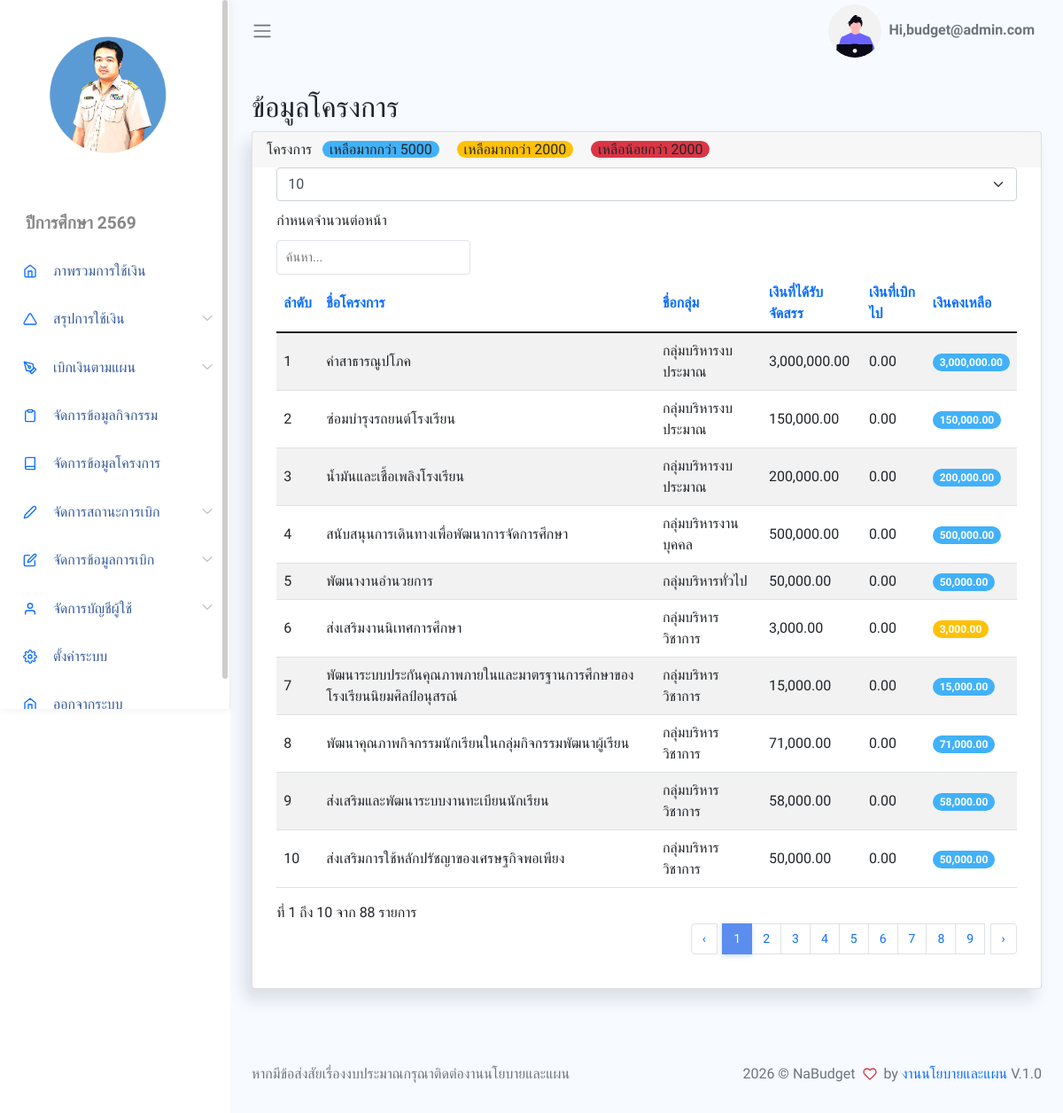
The page /App/Views/showProject.php (signed in) on the database its author committed.
### tables this page shows
CREATE TABLE `setting` (
  `set_id` int(1) NOT NULL,
  `sys_name` varchar(255) NOT NULL,
  `school_name` varchar(255) NOT NULL,
  `logo_url` varchar(255) NOT NULL,
  `title_name` varchar(255) NOT NULL,
  `year_name` varchar(255) NOT NULL,
  `dir_name` varchar(255) NOT NULL,
  `man_name` varchar(255) NOT NULL,
  `plan_name` varchar(255) NOT NULL,
  `menu_project` int(1) NOT NULL,
  `menu_activity` int(1) NOT NULL,
  `menu_payplan` int(1) NOT NULL,
  `created_at` datetime DEFAULT current_timestamp()
);

CREATE TABLE `project` (
  `pro_id` int(11) NOT NULL COMMENT 'รหัสโครงการ',
  `pro_code` varchar(50) NOT NULL COMMENT 'เลขรหัสโครงการ',
  `pro_name` varchar(255) NOT NULL COMMENT 'ชื่อโครงการ',
  `pro_user` varchar(255) NOT NULL COMMENT 'ผู้รับผิดชอบโครงการ',
  `dep_id` int(11) NOT NULL COMMENT 'รหัสกลุ่ม',
  `man_id` int(11) NOT NULL COMMENT 'รหัสกลุ่มบริหาร',
  `create_at` datetime DEFAULT current_timestamp() COMMENT 'วดปเพิ่มข้อมูล'
);

CREATE TABLE `department` (
  `dep_id` int(11) NOT NULL COMMENT 'รหัสกลุ่ม',
  `dep_name` varchar(100) NOT NULL COMMENT 'ชื่อกลุ่ม',
  `dep_user` varchar(100) NOT NULL COMMENT 'ชื่อหัวหน้ากลุ่ม',
  `dep_pos` varchar(100) NOT NULL COMMENT 'ตำแหน่ง',
  `man_id` int(11) NOT NULL
);

### App/Views/showProject.php (the view, shortened to what the rows shown need)
<?php
require_once BASE_PATH . "/App/Inc/header.php";
require_once BASE_PATH . "/App/Inc/sidebar.php";
?>
<div class="main-content container-fluid">
  <section class="section">
    <div class="card">
      <div class="card-body">
        <table class='table table-striped' id="table1">
          <thead>
            <tr>
              <th>ลำดับ</th>
              <th>ชื่อโครงการ</th>
              <th>ชื่อกลุ่ม</th>
              <th>เงินที่ได้รับจัดสรร</th>
              <th>เงินที่เบิกไป</th>
              <th>เงินคงเหลือ</th>
            </tr>
          </thead>
          <tbody>
            <form proion="" method="get">
              <?php
              $projectObj = new Project();
              $projects = $projectObj->getProByGroup();
              $pay = 0;
              foreach ($projects as $project) {
                echo "
                  <tr>
                    <td>{$project['pro_id']}</td>
                    <td>{$project['pro_name']}</td>
                    <td>{$project['dep_name']}</td>
                ";
                echo "<td>" . number_format($project['pro_money'], 2) . "</td>";
                if ($project['pro_money'] == $project['pro_balance']) {
                  $a = 0;
                } elseif ($project['pro_balance'] == 0) {
                  $pay += $project['pro_money'];
                  $a = $project['pro_money'];
                } elseif ($project['pro_balance'] < 0) {
                  $pay += $project['pro_money'] + abs($project['pro_balance']);
                  $a = $project['pro_money'] + abs($project['pro_balance']);
                } else {
                  $pay += $project['pro_balance'];
                  $a = $project['pro_money'] - $project['pro_balance'];
                }
                echo "<td>" . number_format($a, 2) . "</td>";
                if ($project['pro_balance'] >= 5000) {
                  echo "<td ><span class='badge bg-info round'>" . number_format($project['pro_balance'], 2) . "</span></td></tr>";
                } elseif ($project['pro_balance'] >= 2000) {
                  echo "<td ><span class='badge bg-warning round'>" . number_format($project['pro_balance'], 2) . "</span></td></tr>";
                } else {
                  echo "<td ><span class='badge bg-danger round'>" . number_format($project['pro_balance'], 2) . "</span></td></tr>";
                }
              }
              ?>
            </form>
          </tbody>
        </table>
      </div>
    </div>
  </section>
</div>
<?php require_once BASE_PATH . "/App/Inc/footer.php"; ?>

### App/Inc/sidebar.php (shortened to what the rows shown need)
<?php
$settingObj = new Setting();
$settings = $settingObj->getSetting();
?>
<body>
    <div id="app">
        <div id="sidebar" class='active'>
            <div class="sidebar-wrapper active">
                <div class="sidebar-header" style="text-align:center">
                    <img src="<?= BASE_URL . $settings['logo_url']?>" alt="" srcset="" style="width: 150px;height:150px;">
                </div>
                <div class="">
                    <ul class="menu">
                        <li class='sidebar-title'><?= htmlspecialchars($settings['year_name']) ?></li>
                        <li class="sidebar-item ">
                            <a href="<?= BASE_URL ?>/App/Views/showGroupCard.php" class='sidebar-link'>
                            </a>
                        </li>
                        <li class="sidebar-item  has-sub">
                            <a href="#" class='sidebar-link'>
                            </a>
                        </li>
                        <?php
                        if ($_SESSION['role'] <= 7) {
                            echo "
                            <li class='sidebar-item  has-sub'>
                                <a href='#' class='sidebar-link'>
                                    <i data-feather='pen-tool' width='20'></i>
                                    <span>เบิกเงินตามแผน</span>
                                </a>
                                <ul class='submenu '>
                                    <li>
                                        <a href='" . BASE_URL . "/App/Views/formPayPlan.php'>ใบคำขออนมุติใช้เงิน</a>
                                    </li>
                                    <li>
                                        <a href='" . BASE_URL . "/App/Views/showPayPlan.php'>ข้อมูลการเบิก</a>
                                    </li>
                                </ul>
                            </li>
                            <!-- <li class='sidebar-item'>
                                <a href='" . BASE_URL . "/document/แบบสรุปโครงการ2564.docx' class='sidebar-link'>
                                    <i data-feather='triangle' width='20'></i>
                                    <span>แบบสรุปโครงการปี 2564</span>
                                </a>
                            </li>
                            <li class='sidebar-item'>
                                <a href='https://drive.google.com/drive/folders/10lbb2oCK1EN5yT9p9R833f19MvhAm9VG?usp=sharing' class='sidebar-link'>
                                    <i data-feather='triangle' width='20'></i>
                                    <span>ประชุมจัดทำแผนปีการศึกษา 2566</span>
                                </a>
                            </li>
                            <li class='sidebar-item'>
                                <a href='#' class='sidebar-link'>
                                    <i data-feather='triangle' width='20'></i>
                                    <span>อัปโหลดไฟล์ประมาณการ</span>
                                </a>
                            </li> -->
                            <li class='sidebar-item'>
                                <a href='" . BASE_URL . "/App/Views/manageActivity.php' class='sidebar-link'>
                                    <i data-feather='clipboard' width='20'></i>
                                    <span>จัดการข้อมูลกิจกรรม</span>
                                </a>
                            </li>
                            ";
                        }
                        ?>
                        <?php
                        if ($_SESSION['role'] == 1) {
                            echo "
                                <li class='sidebar-item'>
                                    <a href='" . BASE_URL . "/App/Views/manageProject.php' class='sidebar-link'>
                                        <i data-feather='book' width='20'></i>
                                        <span>จัดการข้อมูลโครงการ</span>
                                    </a>
                                </li>
                                ";
                        }
                        ?>
                        <?php
                        if ($_SESSION['role'] <= 5) {
                            echo "
                                <li class='sidebar-item  has-sub'>
                                    <a href='#' class='sidebar-link'>
                                    <i data-feather='edit-2' width='20'></i>
                                    <span>จัดการสถานะการเบิก</span>
                                    </a>
                                    <ul class='submenu '>
                                    <li>
                                        <a href='" . BASE_URL . "/App/Views/showPayBill.php'>จัดการสถานะการเบิก</a>
                                    </li>
                                    <li>
                                        <a href='" . BASE_URL . "/App/Views/searchEditPayBill.php'>จัดการการจ่ายเงิน</a>
                                    </li>
                                    </ul>
                                </li>
                                ";
                        }
                        ?>
                        <?php
                        if ($_SESSION['role'] == 1) {
                            echo "
                                <li class='sidebar-item  has-sub'>
                                    <a href='#' class='sidebar-link'>
                                    </a>
                                        <a href='" . BASE_URL . "/App/Views/formPayPlan.php'>เพิ่มข้อมูลการเบิก</a>
                                        <a href='" . BASE_URL . "/App/Views/searchEditReport.php'>แก้ไขข้อมูลใบคำขอ</a>
                                        <a href='" . BASE_URL . "/App/Views/searchEditMoney.php'>แก้ยอดเงินเบิก</a>
                                        <a href='" . BASE_URL . "/App/Views/showGroupCard_admin.php'>ตรวจสอบยอดเงินรวม</a>
                                        <a href='" . BASE_URL . "/App/Views/showProject_admin.php'>ตรวจสอบยอดเงินโครงการ</a>
                                        <a href='" . BASE_URL . "/App/Views/showActivity_admin.php'>ตรวจสอบยอดเงินกิจกรรม</a>
                                        <a href='" . BASE_URL . "/App/Views/showProjectExcel.php' target='_blank'>Excel โครงการ</a>
                                        <a href='" . BASE_URL . "/App/Views/showActivityExcel.php' target='_blank'>Excel กิจกรรม</a>
                                        <a href='" . BASE_URL . "/App/Views/showPayPlanExcel.php' target='_blank'>Excel ข้อมูลการเบิก</a>
                                        <a href='" . BASE_URL . "/App/Views/reportBudget.php' target='_blank'>รายงานการใช้เงินตามแผนปฏิบัติการ</a>
                                </li>
                                ";
                        }
                        ?>
                        <?php
                        if ($_SESSION['role'] == 1) {
                            echo "
                                <li class='sidebar-item  has-sub'>
                                    <a href='#' class='sidebar-link'>
                                    <i data-feather='user' width='20'></i>
                                    <span>จัดการบัญชีผู้ใช้</span>
                                    </a>
                                    <ul class='submenu '>
                                        <li>
                                            <a href='" . BASE_URL . "/App/Auth/Views/showPerson.php'>ข้อมูลสมาชิก</a>
                                        </li>
                                        <li>
                                            <a href='" . BASE_URL . "/App/Auth/Views/addPerson.php'>เพิ่มสมาชิก</a>
                                        </li>
                                    </ul>
                                </li>
                                ";
                        }
                        ?>
                        <?php
                        if ($_SESSION['role'] == 1 && $_SESSION['id'] == 1) {
                            echo "
                                <li class='sidebar-item'>
                                    <a href='" . BASE_URL . "/App/Views/manageSetting.php' class='sidebar-link'>
                                    <i data-feather='settings' width='20'></i>
                                    <span>ตั้งค่าระบบ</span>
                                    </a>
                                </li>
                                ";
                        }
                        ?>
                        <li class="sidebar-item ">
                            <a href="#" data-toggle="modal" data-target="#logoutModal" class='sidebar-link'>
                            </a>
                        </li>
                    </ul>
                </div>
            </div>
        </div>
        <div id="main">

### App/Inc/footer.php (shortened to what the rows shown need)
<footer>
    <div class="footer clearfix mb-0 text-muted">
        <div class="float-right">
            <p>2026 &copy; <?= htmlspecialchars($settings['sys_name']) ?> <span class='text-danger'><i data-feather="heart"></i></span> by <a
                    href="#">งานนโยบายและแผน</a> V.1.0</p>
        </div>
    </div>
</footer>
</div>
</div>
</body>
</html>

### rows shown on the page
setting: logo_url (picture), year_name "ปีการศึกษา 2569", sys_name "NaBudget"
project: pro_id "1", pro_name "ค่าสาธารณูปโภค", dep.dep_name "กลุ่มบริหารงบประมาณ", pro_money "3,000,000.00", a "0.00", pro_balance "3,000,000.00"
project: pro_id "2", pro_name "ซ่อมบำรุงรถยนต์โรงเรียน", dep.dep_name "กลุ่มบริหารงบประมาณ", pro_money "150,000.00", a "0.00", pro_balance "150,000.00"
project: pro_id "3", pro_name "น้ำมันและเชื้อเพลิงโรงเรียน", dep.dep_name "กลุ่มบริหารงบประมาณ", pro_money "200,000.00", a "0.00", pro_balance "200,000.00"
project: pro_id "4", pro_name "สนับสนุนการเดินทางเพื่อพัฒนาการจัดการศึกษา", dep.dep_name "กลุ่มบริหารงานบุคคล", pro_money "500,000.00", a "0.00", pro_balance "500,000.00"
project: pro_id "5", pro_name "พัฒนางานอำนวยการ", dep.dep_name "กลุ่มบริหารทั่วไป", pro_money "50,000.00", a "0.00", pro_balance "50,000.00"
project: pro_id "6", pro_name "ส่งเสริมงานนิเทศการศึกษา", dep.dep_name "กลุ่มบริหารวิชาการ", pro_money "3,000.00", a "0.00", pro_balance "3,000.00"
project: pro_id "7", pro_name "พัฒนาระบบประกันคุณภาพภายในและมาตรฐานการศึกษาของโรงเรียนนิยมศิลป์อนุสรณ์", dep.dep_name "กลุ่มบริหารวิชาการ", pro_money "15,000.00", a "0.00", pro_balance "15,000.00"
project: pro_id "8", pro_name "พัฒนาคุณภาพกิจกรรมนักเรียนในกลุ่มกิจกรรมพัฒนาผู้เรียน", dep.dep_name "กลุ่มบริหารวิชาการ", pro_money "71,000.00", a "0.00", pro_balance "71,000.00"
project: pro_id "9", pro_name "ส่งเสริมและพัฒนาระบบงานทะเบียนนักเรียน", dep.dep_name "กลุ่มบริหารวิชาการ", pro_money "58,000.00", a "0.00", pro_balance "58,000.00"
project: pro_id "10", pro_name "ส่งเสริมการใช้หลักปรัชญาของเศรษฐกิจพอเพียง", dep.dep_name "กลุ่มบริหารวิชาการ", pro_money "50,000.00", a "0.00", pro_balance "50,000.00"

### other values the page prints
$_SESSION['username'] "budget@admin.com"
